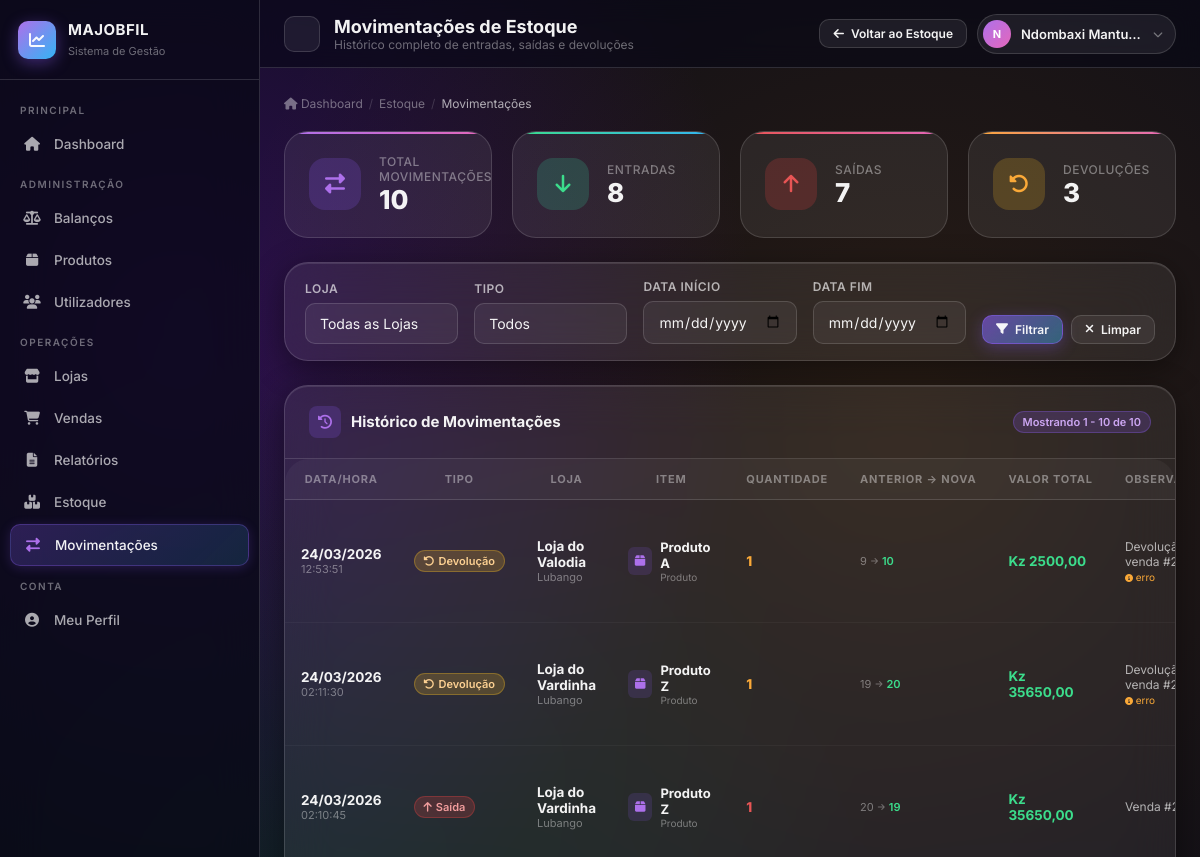
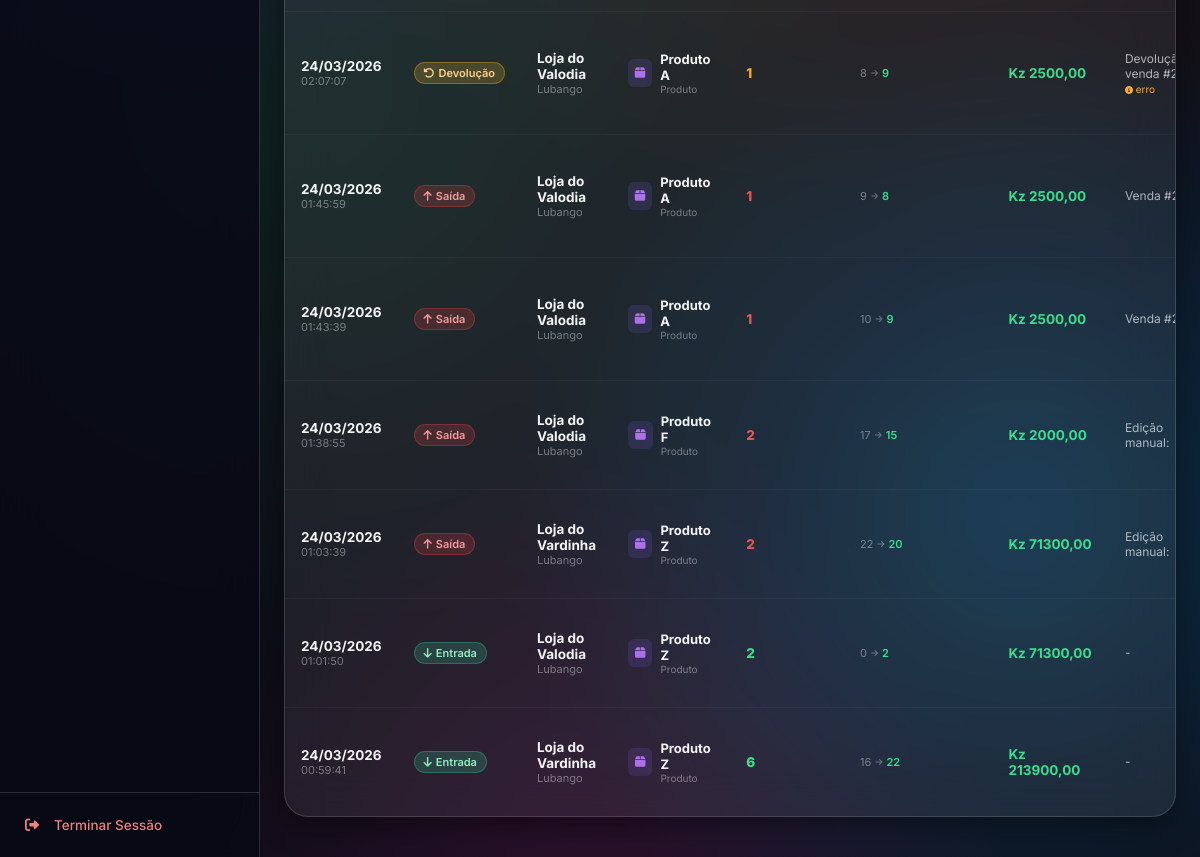
The app's page /loja/estoque/movimentacoes/ (signed in), older data (2 pictures, top to bottom).
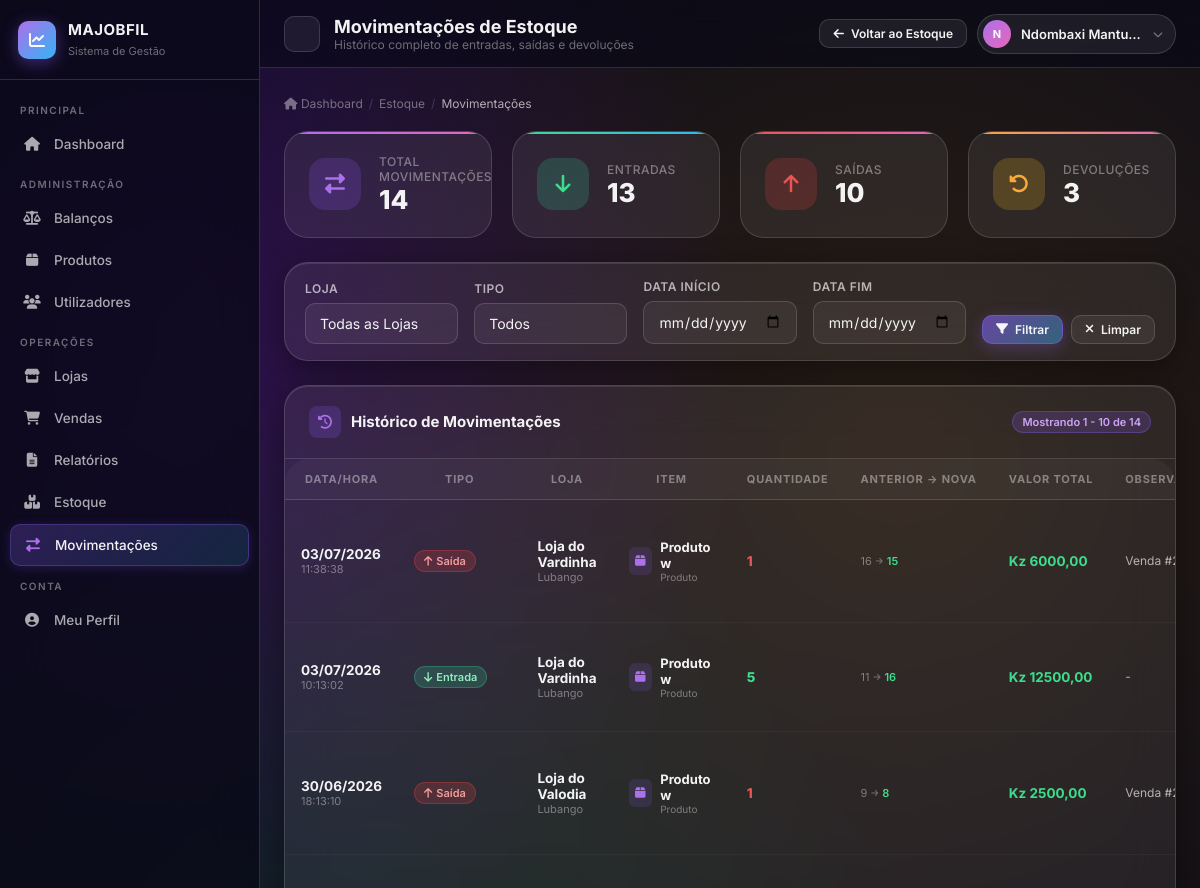
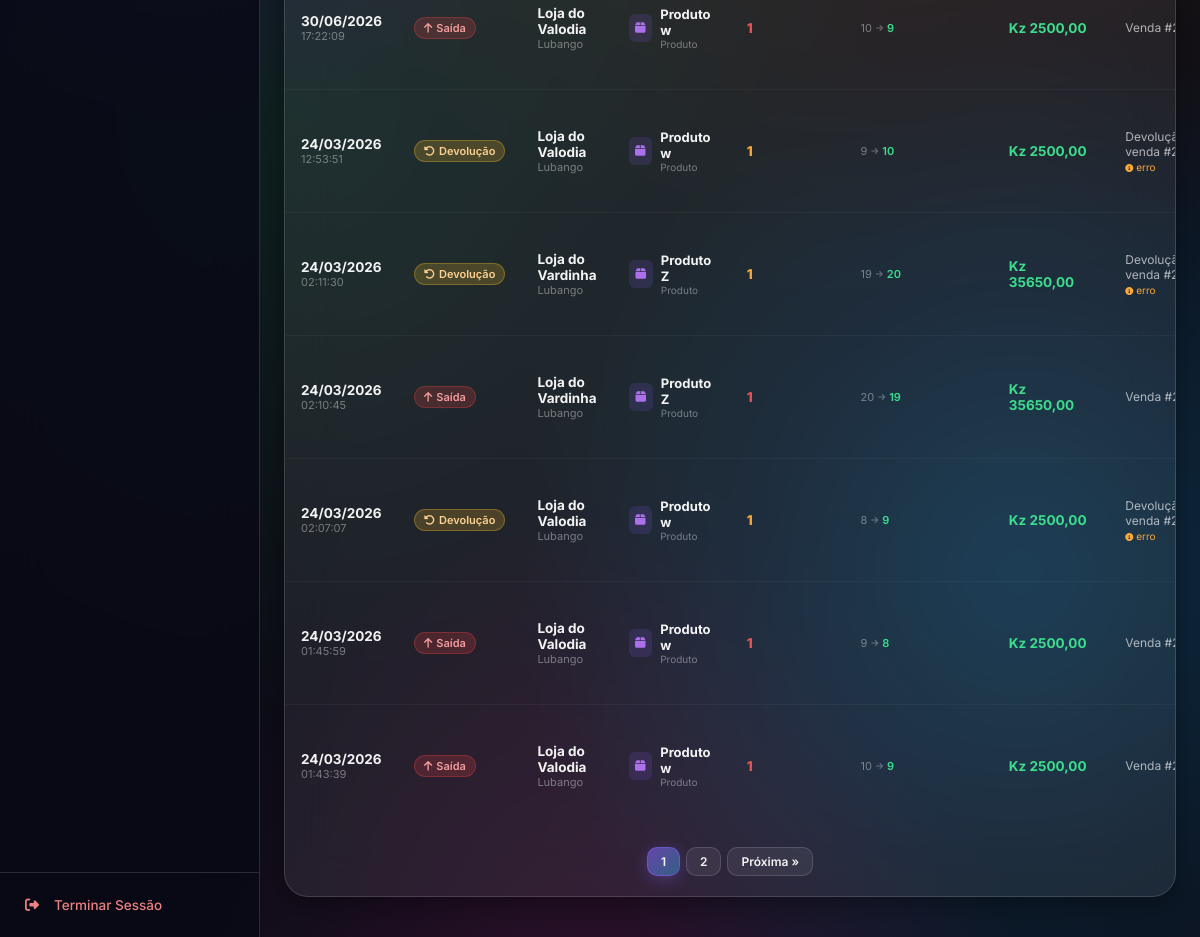
The same page, newer data (2 pictures, top to bottom).
### lojas/models.py (models this page shows, shortened)
class MovimentacaoEstoque(models.Model):
    TIPO_MOVIMENTACAO = (
        ('entrada', 'Entrada'),
        ('saida', 'Saída'),
        ('devolucao', 'Devolução'),
    )
    TIPO_ITEM = (
        ('produto', 'Produto'),
        ('recarga', 'Recarga'),
    )
    loja = models.ForeignKey(Loja, on_delete=models.CASCADE, related_name='movimentacoes')
    tipo_movimentacao = models.CharField('Tipo', max_length=20, choices=TIPO_MOVIMENTACAO)
    tipo_item = models.CharField('Tipo de Item', max_length=20, choices=TIPO_ITEM)
    produto = models.ForeignKey('produtos.Produto', on_delete=models.CASCADE, null=True, blank=True)
    recarga = models.ForeignKey(Recarga, on_delete=models.CASCADE, null=True, blank=True)
    quantidade = models.PositiveIntegerField('Quantidade')
    quantidade_anterior = models.PositiveIntegerField('Quantidade Anterior', default=0)
    quantidade_nova = models.PositiveIntegerField('Quantidade Nova', default=0)
    valor_unitario = models.DecimalField('Valor Unitário', max_digits=10, decimal_places=2, default=0)
    valor_total = models.DecimalField('Valor Total', max_digits=10, decimal_places=2, default=0)
    observacao = models.TextField('Observação', blank=True)
    motivo = models.CharField('Motivo', max_length=200, blank=True)
    venda = models.ForeignKey(Venda, on_delete=models.SET_NULL, null=True, blank=True, related_name='devolucoes')
    usuario = models.ForeignKey(settings.AUTH_USER_MODEL, on_delete=models.CASCADE, related_name='movimentacoes_estoque')
    data_movimentacao = models.DateTimeField('Data da Movimentação', auto_now_add=True)
    class Meta:
        verbose_name = 'Movimentação de Estoque'
        verbose_name_plural = 'Movimentações de Estoque'
        ordering = ['-data_movimentacao']
        indexes = [
            models.Index(fields=['loja', 'tipo_movimentacao']),
            models.Index(fields=['data_movimentacao']),
            models.Index(fields=['venda']),
        ]

class Loja(models.Model):
    PROVINCIAS = [
        ('Bengo', 'Bengo'),
        ('Benguela', 'Benguela'),
        ('Bié', 'Bié'),
        ('Cabinda', 'Cabinda'),
        ('Cuando-Cubango', 'Cuando-Cubango'),
        ('Cuanza-Norte', 'Cuanza-Norte'),
        ('Cuanza-Sul', 'Cuanza-Sul'),
        ('Cunene', 'Cunene'),
        ('Huambo', 'Huambo'),
        ('Huíla', 'Huíla'),
        ('Luanda', 'Luanda'),
        ('Lunda-Norte', 'Lunda-Norte'),
        ('Lunda-Sul', 'Lunda-Sul'),
        ('Malanje', 'Malanje'),
        ('Moxico', 'Moxico'),
        ('Namibe', 'Namibe'),
        ('Uíge', 'Uíge'),
        ('Zaire', 'Zaire'),
    ]
    nome = models.CharField(max_length=100, verbose_name='Nome da Loja')
    bairro = models.CharField(max_length=100, verbose_name='Bairro')
    cidade = models.CharField(max_length=100, verbose_name='Cidade')
    provincia = models.CharField(max_length=50, choices=PROVINCIAS, verbose_name='Província')
    municipio = models.CharField(max_length=100, verbose_name='Município')
    gerentes = models.ManyToManyField(
        settings.AUTH_USER_MODEL,
        verbose_name='Gerentes',
        related_name='lojas_gerenciadas'
    )
    class Meta:
        verbose_name = 'Loja'
        verbose_name_plural = 'Lojas'

### produtos/models.py (models this page shows, shortened)
class Produto(models.Model):
    nome = models.CharField(max_length=100, verbose_name='Nome do Produto')
    preco = models.DecimalField(
        max_digits=10,
        decimal_places=2,
        verbose_name='Preço'
    )
    imagem = models.ImageField(
        upload_to='produtos/',
        verbose_name='Imagem do Produto',
        blank=True,
        null=True
    )
    class Meta:
        verbose_name = 'Produto'
        verbose_name_plural = 'Produtos'

### lojas/views.py (the view)
# urls.py: path('estoque/movimentacoes/', views.listar_movimentacoes_estoque, name='listar_movimentacoes_estoque'),
@login_required
def listar_movimentacoes_estoque(request):
    if not (request.user.is_superuser or request.user.is_staff):
        messages.error(request, 'Você não tem permissão para acessar esta página.')
        return redirect('dashboard')
    if request.user.is_superuser:
        movimentacoes = MovimentacaoEstoque.objects.all()
        lojas = Loja.objects.all()
    else:
        lojas_usuario = Loja.objects.filter(gerentes=request.user)
        movimentacoes = MovimentacaoEstoque.objects.filter(loja__in=lojas_usuario)
        lojas = lojas_usuario
    loja_id = request.GET.get('loja')
    tipo_movimentacao = request.GET.get('tipo')
    tipo_item = request.GET.get('tipo_item')
    data_inicio = request.GET.get('data_inicio')
    data_fim = request.GET.get('data_fim')
    if loja_id:
        movimentacoes = movimentacoes.filter(loja_id=loja_id)
    if tipo_movimentacao:
        movimentacoes = movimentacoes.filter(tipo_movimentacao=tipo_movimentacao)
    if tipo_item:
        movimentacoes = movimentacoes.filter(tipo_item=tipo_item)
    if data_inicio:
        movimentacoes = movimentacoes.filter(data_movimentacao__date__gte=data_inicio)
    if data_fim:
        movimentacoes = movimentacoes.filter(data_movimentacao__date__lte=data_fim)
    from django.core.paginator import Paginator, EmptyPage, PageNotAnInteger
    paginator = Paginator(movimentacoes, 10)
    page = request.GET.get('page', 1)
    try:
        movimentacoes_paginadas = paginator.page(page)
    except PageNotAnInteger:
        movimentacoes_paginadas = paginator.page(1)
    except EmptyPage:
        movimentacoes_paginadas = paginator.page(paginator.num_pages)
    total_entradas = movimentacoes.filter(tipo_movimentacao='entrada').aggregate(
        total=Sum('quantidade'))['total'] or 0
    total_saidas = movimentacoes.filter(tipo_movimentacao='saida').aggregate(
        total=Sum('quantidade'))['total'] or 0
    total_devolucoes = movimentacoes.filter(tipo_movimentacao='devolucao').aggregate(
        total=Sum('quantidade'))['total'] or 0
    valor_total_entradas = movimentacoes.filter(tipo_movimentacao='entrada').aggregate(
        total=Sum('valor_total'))['total'] or 0
    context = {
        'movimentacoes': movimentacoes_paginadas,
        'lojas': lojas,
        'total_entradas': total_entradas,
        'total_saidas': total_saidas,
        'total_devolucoes': total_devolucoes,
        'valor_total_entradas': valor_total_entradas,
        'tipos_movimentacao': MovimentacaoEstoque.TIPO_MOVIMENTACAO,
    }
    return render(request, 'estoque/listar_movimentacoes.html', context)

### conta/context_processors.py (called while the page is built, shortened)
def estatisticas_relatorios(request):
    if request.user.is_superuser:
        relatorios = RelatorioDiario.objects.all()
    else:
        lojas_usuario = request.user.lojas_gerenciadas.all()
        relatorios = RelatorioDiario.objects.filter(loja__in=lojas_usuario)
    total_relatorios = relatorios.count()
    completos = 0
    negativos = 0
    pendentes = 0
    for relatorio in relatorios:
        try:
            diferenca = relatorio.calcular_diferenca()
            if diferenca > 0:
                completos += 1
            elif diferenca < 0:
                negativos += 1
            else:
                pendentes += 1
        except Exception:
            continue
    return {
        'estatisticas': {
            'total_relatorios': total_relatorios,
            'completos': completos,
            'pendentes': pendentes,
            'negativos': negativos,
        }
    }

def atividades_recentes_context(request):
    if not request.user.is_authenticated:
        return {'atividades_recentes': []}
    atividades = Atividade.objects.filter(
        usuario=request.user
    ).order_by('-data')[:5]
    return {'atividades_recentes': atividades}

### lojas/templates/estoque/listar_movimentacoes.html (shortened to what the changed rows need)
{% extends 'base.html' %}
{% block page_title %}Movimentações de Estoque{% endblock %}
{% block content %}
<div class="grid grid-4 mb-4 fade-up fade-up-1">
    <div class="stat-card accent-violet">
        <div class="stat-data">
            <div class="stat-label">Total Movimentações</div>
            <div class="stat-value">{{ movimentacoes.paginator.count|default:"0" }}</div>
        </div>
    </div>
    <div class="stat-card accent-green">
        <div class="stat-data">
            <div class="stat-label">Entradas</div>
            <div class="stat-value">{{ total_entradas|default:"0" }}</div>
        </div>
    </div>
    <div class="stat-card accent-danger">
        <div class="stat-data">
            <div class="stat-label">Saídas</div>
            <div class="stat-value">{{ total_saidas|default:"0" }}</div>
        </div>
    </div>
</div>
<div class="glass-card fade-up fade-up-3">
    <div class="glass-card-header">
        <div class="glass-card-title">
            <div class="card-icon" style="background: rgba(139,92,246,0.2); color: var(--accent-1);"><i class="fas fa-history"></i></div>
            Histórico de Movimentações
        </div>
        <span class="badge-glass violet" style="font-size: 11px;">
            Mostrando {{ movimentacoes.start_index|default:"0" }} - {{ movimentacoes.end_index|default:"0" }} de {{ movimentacoes.paginator.count|default:"0" }}
        </span>
    </div>
    <div class="glass-card-body" style="padding: 0;">
        <div class="lg-table-wrap">
            <table class="lg-table">
                <thead>
                    <tr>
                        <th>Data/Hora</th>
                        <th>Tipo</th>
                        <th>Loja</th>
                        <th>Item</th>
                        <th>Quantidade</th>
                        <th>Anterior → Nova</th>
                        <th>Valor Total</th>
                        <th>Observação</th>
                    </tr>
                </thead>
                <tbody>
                    {% for mov in movimentacoes %}
                    <tr>
                        <td>
                            <div style="font-weight: 700; color: var(--text-primary);">{{ mov.data_movimentacao|date:"d/m/Y" }}</div>
                            <div style="font-size: 11px; color: var(--text-muted);">{{ mov.data_movimentacao|date:"H:i:s" }}</div>
                        </td>
                        <td>
                            {% if mov.tipo_movimentacao == 'entrada' %}
                                <span class="badge-glass success"><i class="fas fa-arrow-down"></i> Entrada</span>
                            {% elif mov.tipo_movimentacao == 'saida' %}
                                <span class="badge-glass danger"><i class="fas fa-arrow-up"></i> Saída</span>
                            {% else %}
                                <span class="badge-glass warning"><i class="fas fa-undo-alt"></i> Devolução</span>
                            {% endif %}
                        </td>
                        <td>
                            <div style="font-weight: 700; color: var(--text-primary);">{{ mov.loja.nome }}</div>
                            <div style="font-size: 11px; color: var(--text-muted);">{{ mov.loja.cidade }}</div>
                        </td>
                        <td>
                            {% if mov.tipo_item == 'produto' and mov.produto %}
                                <div style="display: flex; align-items: center; gap: 8px;">
                                    <div style="width: 28px; height: 28px; border-radius: 6px; background: rgba(139,92,246,0.15); display: flex; align-items: center; justify-content: center; color: var(--accent-1); font-size: 12px;">
                                        <i class="fas fa-box"></i>
                                    </div>
                                    <div>
                                        <div style="font-weight: 700; color: var(--text-primary); font-size: 13px;">{{ mov.produto.nome }}</div>
                                        <div style="font-size: 10px; color: var(--text-muted);">Produto</div>
                                    </div>
                                </div>
                            {% else %}
                                <span style="color: var(--text-muted);">Item não encontrado</span>
                            {% endif %}
                        </td>
                        <td>
                            <strong style="font-weight: 800;" class="{% if mov.tipo_movimentacao == 'entrada' %}text-success{% elif mov.tipo_movimentacao == 'saida' %}text-danger{% else %}text-warning{% endif %}">
                                {{ mov.quantidade }}
                            </strong>
                        </td>
                        <td>
                            <div style="font-size: 11px; display: flex; align-items: center; gap: 4px;">
                                <span style="color: var(--text-muted);">{{ mov.quantidade_anterior }}</span>
                                <i class="fas fa-arrow-right" style="font-size: 8px; opacity: 0.5;"></i>
                                <span class="text-success" style="font-weight: 600;">{{ mov.quantidade_nova }}</span>
                            </div>
                        </td>
                        <td>
                            {% if mov.valor_total %}
                                <strong class="text-success" style="font-weight: 700;">Kz {{ mov.valor_total|floatformat:2 }}</strong>
                            {% else %}
                                <span style="color: var(--text-muted);">-</span>
                            {% endif %}
                        </td>
                        <td>
                            <div style="font-size: 12px; color: var(--text-secondary);" title="{{ mov.observacao }}">
                                {{ mov.observacao|truncatechars:40|default:"-" }}
                            </div>
                            {% if mov.motivo %}
                            <div style="font-size: 10px; color: var(--accent-5); margin-top: 2px;">
                                <i class="fas fa-circle-info" style="font-size: 8px;"></i> {{ mov.motivo }}
                            </div>
                            {% endif %}
                        </td>
                    </tr>
                    {% endfor %}
                </tbody>
            </table>
        </div>
        {% if movimentacoes.has_other_pages %}
        <div style="display: flex; justify-content: center; padding: 20px; gap: 6px; flex-wrap: wrap;">
            {% for i in movimentacoes.paginator.page_range %}
                {% if movimentacoes.number == i %}
                <span class="btn-glass btn-primary btn-sm active">{{ i }}</span>
                {% elif i > movimentacoes.number|add:'-3' and i < movimentacoes.number|add:'3' %}
                <a class="btn-glass btn-sm" href="?page={{ i }}{% for key, value in request.GET.items %}{% if key != 'page' %}&{{ key }}={{ value }}{% endif %}{% endfor %}">{{ i }}</a>
                {% endif %}
            {% endfor %}
            {% if movimentacoes.has_next %}
            <a class="btn-glass btn-sm" href="?page={{ movimentacoes.next_page_number }}{% for key, value in request.GET.items %}{% if key != 'page' %}&{{ key }}={{ value }}{% endif %}{% endfor %}">Próxima &raquo;</a>
            {% endif %}
        </div>
        {% endif %}
    </div>
</div>
{% endblock %}

Row changes from the older to the newer data that the page shows:
no longer on this page (row unchanged): MovimentacaoEstoque: data_movimentacao "24/03/2026", data_movimentacao "01:38:55", tipo_movimentacao "saida" (drawn), loja.nome "Loja do Valodia", loja.cidade "Lubango", produto.nome "Produto F", quantidade "2", quantidade_anterior "17", quantidade_nova "15", valor_total "2000,00", observacao "Edição manual:"
no longer on this page (row unchanged): MovimentacaoEstoque: data_movimentacao "24/03/2026", data_movimentacao "01:03:39", tipo_movimentacao "saida" (drawn), loja.nome "Loja do Vardinha", loja.cidade "Lubango", produto.nome "Produto Z", quantidade "2", quantidade_anterior "22", quantidade_nova "20", valor_total "71300,00", observacao "Edição manual:"
no longer on this page (row unchanged): MovimentacaoEstoque: data_movimentacao "24/03/2026", data_movimentacao "01:01:50", tipo_movimentacao "entrada" (drawn), loja.nome "Loja do Valodia", loja.cidade "Lubango", produto.nome "Produto Z", quantidade "2", quantidade_anterior "0", quantidade_nova "2", valor_total "71300,00", observacao "-"
no longer on this page (row unchanged): MovimentacaoEstoque: data_movimentacao "24/03/2026", data_movimentacao "00:59:41", tipo_movimentacao "entrada" (drawn), loja.nome "Loja do Vardinha", loja.cidade "Lubango", produto.nome "Produto Z", quantidade "6", quantidade_anterior "16", quantidade_nova "22", valor_total "213900,00", observacao "-"
added MovimentacaoEstoque: data_movimentacao "03/07/2026", data_movimentacao "11:38:38", tipo_movimentacao "saida" (drawn), loja.nome "Loja do Vardinha", loja.cidade "Lubango", produto.nome "Produto w", quantidade "1", quantidade_anterior "16", quantidade_nova "15", valor_total "6000,00", observacao "Venda…"
added MovimentacaoEstoque: data_movimentacao "03/07/2026", data_movimentacao "10:13:02", tipo_movimentacao "entrada" (drawn), loja.nome "Loja do Vardinha", loja.cidade "Lubango", produto.nome "Produto w", quantidade "5", quantidade_anterior "11", quantidade_nova "16", valor_total "12500,00", observacao "-"
added MovimentacaoEstoque: data_movimentacao "30/06/2026", data_movimentacao "18:13:10", tipo_movimentacao "saida" (drawn), loja.nome "Loja do Valodia", loja.cidade "Lubango", produto.nome "Produto w", quantidade "1", quantidade_anterior "9", quantidade_nova "8", valor_total "2500,00", observacao "Venda…"
added MovimentacaoEstoque: data_movimentacao "30/06/2026", data_movimentacao "17:22:09", tipo_movimentacao "saida" (drawn), loja.nome "Loja do Valodia", loja.cidade "Lubango", produto.nome "Produto w", quantidade "1", quantidade_anterior "10", quantidade_nova "9", valor_total "2500,00", observacao "Venda…"
changed through a linked row, MovimentacaoEstoque "Devolução da venda #24.": produto.nome "Produto A" → "Produto w"
changed through a linked row, MovimentacaoEstoque "Devolução da venda #25.": produto.nome "Produto A" → "Produto w"
changed through a linked row, MovimentacaoEstoque (number 9 of 10 on the later page): produto.nome "Produto A" → "Produto w"
changed through a linked row, MovimentacaoEstoque (number 10 of 10 on the later page): produto.nome "Produto A" → "Produto w"
Text that changed along with them:
{{ movimentacoes.paginator.count|default:"0" }}: "10" → "14"
{{ total_entradas|default:"0" }}: "8" → "13"
{{ total_saidas|default:"0" }}: "7" → "10"
new list line: "1"
new list line: "2"
text now shown: "Próxima »"
